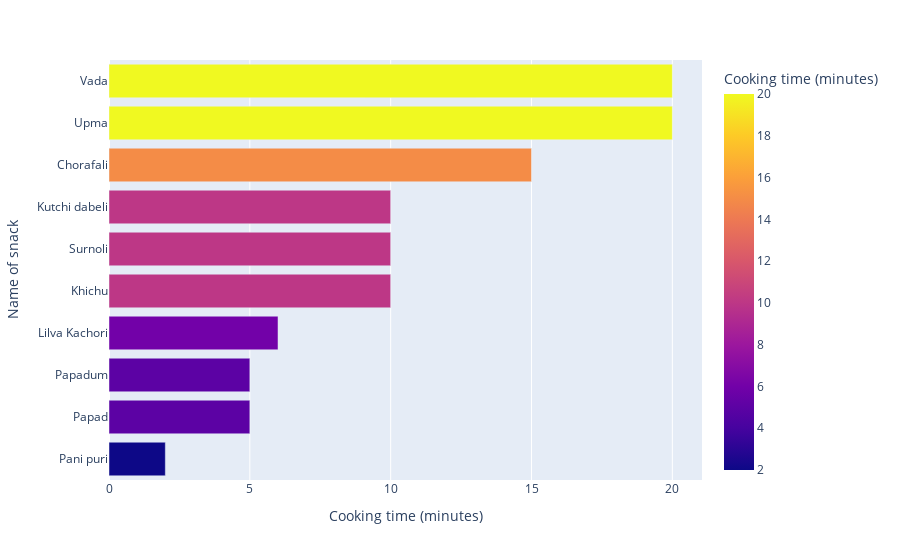

Write notebook code for a chart like this one.
### Markdown cell above
### Top 10 snacks with shortest cooking time <a class="anchor" id="section_1_2_12"></a>

### Code cell
snack_df = df[df['course']=='snack']

short_sort_snack_df = snack_df.sort_values(['cook_time'],ascending=True).iloc[:10,:]

fig = px.bar(short_sort_snack_df,y='name',x='cook_time',
             orientation='h',color='cook_time',
            labels={'name':'Name of snack','cook_time':'Cooking time (minutes)'})
fig.show()

### Figure 1 — Plotly figure (JSON) as saved in the notebook; plotly's stock layout.template omitted (floating-point values rounded to 4 significant figures)
{"data": [{"alignmentgroup": "True", "hovertemplate": "Cooking time (minutes)=%{marker.color}<br>Name of snack=%{y}<extra></extra>", "legendgroup": "", "marker": {"color": [2, 5, 5, 6, 10, 10, 10, 15, 20, 20], "coloraxis": "coloraxis"}, "name": "", "offsetgroup": "", "orientation": "h", "showlegend": false, "textposition": "auto", "type": "bar", "x": [2, 5, 5, 6, 10, 10, 10, 15, 20, 20], "xaxis": "x", "y": ["Pani puri", "Papad", "Papadum", "Lilva Kachori", "Khichu", "Surnoli", "Kutchi dabeli", "Chorafali", "Upma", "Vada"], "yaxis": "y"}], "layout": {"barmode": "relative", "coloraxis": {"colorbar": {"title": {"text": "Cooking time (minutes)"}}, "colorscale": [[0, "#0d0887"], [0.1111, "#46039f"], [0.2222, "#7201a8"], [0.3333, "#9c179e"], [0.4444, "#bd3786"], [0.5556, "#d8576b"], [0.6667, "#ed7953"], [0.7778, "#fb9f3a"], [0.8889, "#fdca26"], [1, "#f0f921"]]}, "legend": {"tracegroupgap": 0}, "margin": {"t": 60}, "xaxis": {"anchor": "y", "domain": [0, 1], "title": {"text": "Cooking time (minutes)"}}, "yaxis": {"anchor": "x", "domain": [0, 1], "title": {"text": "Name of snack"}}}}
